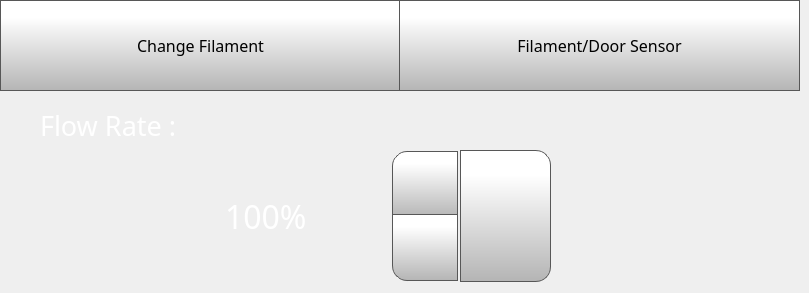
      <widget class="QWidget" name="filamentTab">
       <attribute name="icon">
        <iconset>
         <normaloff>templates/img/Spool.png</normaloff>
         <normalon>templates/img/Spool_Selected.png</normalon>
         <activeon>png/Spool_Selected.png</activeon>
         <selectedoff>png/Spool.png</selectedoff>
         <selectedon>png/Spool_Selected.png</selectedon>templates/img/Spool.png</iconset>
       </attribute>
       <attribute name="title">
        <string/>
       </attribute>
       <widget class="QPushButton" name="setFlowRateButton">
        <property name="geometry">
         <rect>
          <x>460</x>
          <y>150</y>
          <width>91</width>
          <height>132</height>
         </rect>
        </property>
        <property name="font">
         <font>
          <family>Gotham</family>
          <pointsize>13</pointsize>
         </font>
        </property>
        <property name="styleSheet">
         <string notr="true">QPushButton {
     border: 1px solid rgb(87, 87, 87);
	background-color: qlineargradient(spread:pad, x1:0, y1:1, x2:0, y2:0.188, stop:0 rgba(180, 180, 180, 255), stop:1 rgba(255, 255, 255, 255));
border-top-right-radius: 15px;
border-bottom-right-radius: 15px;

}

QPushButton:pressed {
    background-color: qlineargradient(x1: 0, y1: 0, x2: 0, y2: 1,
                                      stop: 0 #dadbde, stop: 1 #f6f7fa);
}

QPushButton:flat {
    border: none; /* no border for a flat push button */
}

QPushButton:default {
    border-color: navy; /* make the default button prominent */
}

QPushButton:focus {
	outline: none;
}</string>
        </property>
        <property name="text">
         <string/>
        </property>
        <property name="icon">
         <iconset>
          <normaloff>templates/img/verification-mark.png</normaloff>templates/img/verification-mark.png</iconset>
        </property>
        <property name="iconSize">
         <size>
          <width>50</width>
          <height>50</height>
         </size>
        </property>
       </widget>
       <widget class="QSpinBox" name="flowRateSpinBox">
        <property name="geometry">
         <rect>
          <x>220</x>
          <y>148</y>
          <width>241</width>
          <height>136</height>
         </rect>
        </property>
        <property name="font">
         <font>
          <family>Gotham</family>
          <pointsize>24</pointsize>
         </font>
        </property>
        <property name="styleSheet">
         <string notr="true">QSpinBox {
    padding-right: 5px; /* make room for the arrows */
	color: rgb(255, 255, 255);
	background-color: rgba(255, 255, 255, 0);
   
}
QSpinBox ::text:selected {
	background-color: rgb(255, 146, 57);
   
}
QSpinBox::up-button {
     border: 1px solid rgb(87, 87, 87);

border-top-left-radius: 15px;
	background-color: qlineargradient(spread:pad, x1:0, y1:1, x2:0, y2:0.188, stop:0 rgba(180, 180, 180, 255), stop:1 rgba(255, 255, 255, 255));
    width: 60px;
     height: 61px;
    padding: 2px;
}

QSpinBox::up-arrow { image: url(./templates/img/arrows.png);
    width: 40px;
     height: 40px;
padding: 5px; }



QSpinBox::up-button:pressed {
    background-color: qlineargradient(x1: 0, y1: 0, x2: 0, y2: 1,
                                      stop: 0 #dadbde, stop: 1 #f6f7fa);
}


QSpinBox::down-button {
     border: 1px solid rgb(87, 87, 87);
border-bottom-left-radius: 15px;
	background-color: qlineargradient(spread:pad, x1:0, y1:1, x2:0, y2:0.188, stop:0 rgba(180, 180, 180, 255), stop:1 rgba(255, 255, 255, 255));
    width: 60px;
     height: 61px;
    padding: 2px;
}

QSpinBox::down-arrow {image: url(./templates/img/arrows-5.png);
    width: 40px;
     height: 40px;
padding: 5px;
}

QSpinBox::down-button:pressed {
    background-color: qlineargradient(x1: 0, y1: 0, x2: 0, y2: 1,
                                      stop: 0 #dadbde, stop: 1 #f6f7fa);

}

</string>
        </property>
        <property name="frame">
         <bool>false</bool>
        </property>
        <property name="readOnly">
         <bool>false</bool>
        </property>
        <property name="buttonSymbols">
         <enum>QAbstractSpinBox::UpDownArrows</enum>
        </property>
        <property name="accelerated">
         <bool>true</bool>
        </property>
        <property name="suffix">
         <string>%</string>
        </property>
        <property name="minimum">
         <number>75</number>
        </property>
        <property name="maximum">
         <number>125</number>
        </property>
        <property name="singleStep">
         <number>1</number>
        </property>
        <property name="value">
         <number>100</number>
        </property>
       </widget>
       <widget class="QLabel" name="flowRateLabelControlPage">
        <property name="geometry">
         <rect>
          <x>40</x>
          <y>110</y>
          <width>181</width>
          <height>31</height>
         </rect>
        </property>
        <property name="font">
         <font>
          <family>Gotham Light</family>
          <pointsize>20</pointsize>
          <weight>50</weight>
          <bold>false</bold>
         </font>
        </property>
        <property name="styleSheet">
         <string notr="true">color: rgb(255, 255, 255);
background-color: rgba(255, 255, 255, 0);</string>
        </property>
        <property name="text">
         <string>Flow Rate :</string>
        </property>
       </widget>
       <widget class="QToolButton" name="changeFilamentButton">
        <property name="geometry">
         <rect>
          <x>0</x>
          <y>0</y>
          <width>401</width>
          <height>91</height>
         </rect>
        </property>
        <property name="font">
         <font>
          <family>Gotham</family>
          <pointsize>12</pointsize>
         </font>
        </property>
        <property name="styleSheet">
         <string notr="true">QToolButton  {
     border: 1px solid rgb(87, 87, 87);
	background-color: qlineargradient(spread:pad, x1:0, y1:1, x2:0, y2:0.188, stop:0 rgba(180, 180, 180, 255), stop:1 rgba(255, 255, 255, 255));


}

QToolButton :pressed {
    background-color: qlineargradient(x1: 0, y1: 0, x2: 0, y2: 1,
                                      stop: 0 #dadbde, stop: 1 #f6f7fa);
}

QToolButton :flat {
    border: none; /* no border for a flat push button */
}

QToolButton :default {
    border-color: navy; /* make the default button prominent */
}

QToolButton :focus {
	outline: none;
}</string>
        </property>
        <property name="text">
         <string>Change Filament</string>
        </property>
        <property name="icon">
         <iconset>
          <normaloff>templates/img/changeFilament.png</normaloff>templates/img/changeFilament.png</iconset>
        </property>
        <property name="iconSize">
         <size>
          <width>60</width>
          <height>60</height>
         </size>
        </property>
        <property name="toolButtonStyle">
         <enum>Qt::ToolButtonTextUnderIcon</enum>
        </property>
       </widget>
       <widget class="QToolButton" name="toggleFilamentSensorButton">
        <property name="enabled">
         <bool>true</bool>
        </property>
        <property name="geometry">
         <rect>
          <x>399</x>
          <y>0</y>
          <width>401</width>
          <height>91</height>
         </rect>
        </property>
        <property name="font">
         <font>
          <family>Gotham</family>
          <pointsize>12</pointsize>
         </font>
        </property>
        <property name="styleSheet">
         <string notr="true">QToolButton  {
     border: 1px solid rgb(87, 87, 87);
	background-color: qlineargradient(spread:pad, x1:0, y1:1, x2:0, y2:0.188, stop:0 rgba(180, 180, 180, 255), stop:1 rgba(255, 255, 255, 255));


}

QToolButton :pressed {
    background-color: qlineargradient(x1: 0, y1: 0, x2: 0, y2: 1,
                                      stop: 0 #dadbde, stop: 1 #f6f7fa);
	/* #dadbde #f6f7fa */
}


QToolButton :flat {
    border: none; /* no border for a flat push button */
}

QToolButton :default {
    border-color: navy; /* make the default button prominent */
}

QToolButton :focus {
	outline: none;
}</string>
        </property>
        <property name="text">
         <string>Filament/Door Sensor</string>
        </property>
        <property name="icon">
         <iconset>
          <normaloff>templates/img/filamentSensorOn.png</normaloff>templates/img/filamentSensorOn.png</iconset>
        </property>
        <property name="iconSize">
         <size>
          <width>60</width>
          <height>60</height>
         </size>
        </property>
        <property name="checkable">
         <bool>false</bool>
        </property>
        <property name="checked">
         <bool>false</bool>
        </property>
        <property name="toolButtonStyle">
         <enum>Qt::ToolButtonTextUnderIcon</enum>
        </property>
       </widget>
       <zorder>flowRateSpinBox</zorder>
       <zorder>setFlowRateButton</zorder>
       <zorder>flowRateLabelControlPage</zorder>
       <zorder>changeFilamentButton</zorder>
       <zorder>toggleFilamentSensorButton</zorder>
      </widget>
